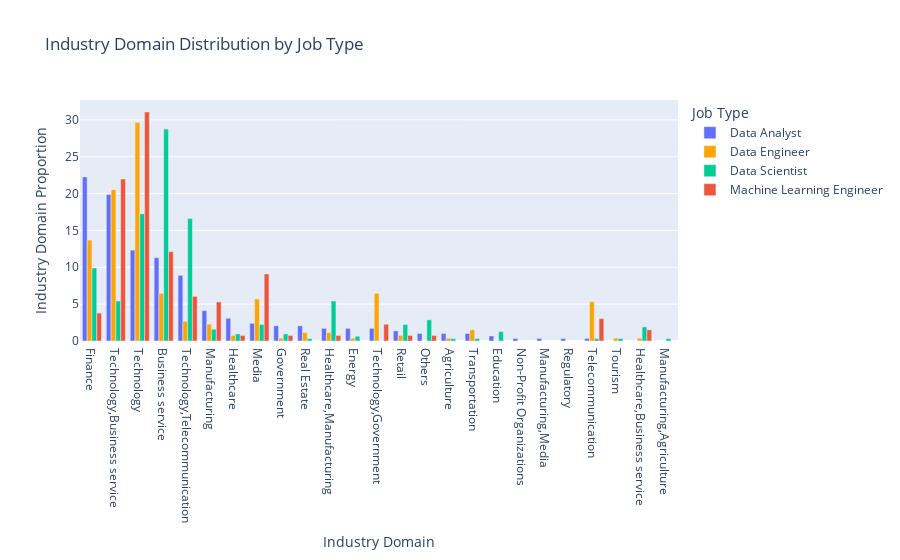

The notebook cell saved with this chart:
### Markdown cell above
#### 3.2.2  Industry domain analysis

### Code cell
#Analyze the domain categories distribution in each of the four job types (DA, DS, DE, MLE) 

# Group by 'jobtype' and 'domain_category' to calculate value counts as a percentage
se_domain=Tdf_A.groupby('jobtype')['domain_category'].value_counts(normalize=True)*100
# Reset the index to convert Series to DataFrame
df_domain=se_domain.reset_index()
#Use plotly to create bar plot to display the industry domains distribution by job type
fig = px.bar(df_domain,
x='domain_category',
y='proportion',
color='jobtype',
barmode='group', 
title='Industry Domain Distribution by Job Type',
labels={'domain_category': 'Industry Domain', 'proportion': 'Industry Domain Proportion', 'jobtype': 'Job Type'},
color_discrete_map=color_map)
#show the plot
fig.show()

### Figure 1 — Plotly figure (JSON) as saved in the notebook; plotly's stock layout.template omitted (floating-point values rounded to 4 significant figures)
{"data": [{"alignmentgroup": "True", "hovertemplate": "Job Type=Data Analyst<br>Industry Domain=%{x}<br>Industry Domain Proportion=%{y}<extra></extra>", "legendgroup": "Data Analyst", "marker": {"color": "#636EFA", "pattern": {"shape": ""}}, "name": "Data Analyst", "offsetgroup": "Data Analyst", "orientation": "v", "showlegend": true, "textposition": "auto", "type": "bar", "x": ["Finance", "Technology,Business service", "Technology", "Business service", "Technology,Telecommunication", "Manufacturing", "Healthcare", "Media", "Government", "Real Estate", "Healthcare,Manufacturing", "Energy", "Technology,Government", "Retail", "Others", "Agriculture", "Transportation", "Education", "Non-Profit Organizations", "Manufacturing,Media", "Regulatory", "Telecommunication"], "xaxis": "x", "y": [22.26, 19.86, 12.33, 11.3, 8.904, 4.11, 3.082, 2.397, 2.055, 2.055, 1.712, 1.712, 1.712, 1.37, 1.027, 1.027, 1.027, 0.6849, 0.3425, 0.3425, 0.3425, 0.3425], "yaxis": "y"}, {"alignmentgroup": "True", "hovertemplate": "Job Type=Data Engineer<br>Industry Domain=%{x}<br>Industry Domain Proportion=%{y}<extra></extra>", "legendgroup": "Data Engineer", "marker": {"color": "#FFA500", "pattern": {"shape": ""}}, "name": "Data Engineer", "offsetgroup": "Data Engineer", "orientation": "v", "showlegend": true, "textposition": "auto", "type": "bar", "x": ["Technology", "Technology,Business service", "Finance", "Business service", "Technology,Government", "Media", "Telecommunication", "Technology,Telecommunication", "Manufacturing", "Transportation", "Real Estate", "Healthcare,Manufacturing", "Healthcare", "Retail", "Agriculture", "Energy", "Tourism", "Government", "Healthcare,Business service"], "xaxis": "x", "y": [29.66, 20.53, 13.69, 6.464, 6.464, 5.703, 5.323, 2.662, 2.281, 1.521, 1.141, 1.141, 0.7605, 0.7605, 0.3802, 0.3802, 0.3802, 0.3802, 0.3802], "yaxis": "y"}, {"alignmentgroup": "True", "hovertemplate": "Job Type=Data Scientist<br>Industry Domain=%{x}<br>Industry Domain Proportion=%{y}<extra></extra>", "legendgroup": "Data Scientist", "marker": {"color": "#00CC96", "pattern": {"shape": ""}}, "name": "Data Scientist", "offsetgroup": "Data Scientist", "orientation": "v", "showlegend": true, "textposition": "auto", "type": "bar", "x": ["Business service", "Technology", "Technology,Telecommunication", "Finance", "Technology,Business service", "Healthcare,Manufacturing", "Others", "Retail", "Media", "Healthcare,Business service", "Manufacturing", "Education", "Government", "Healthcare", "Energy", "Manufacturing,Agriculture", "Transportation", "Real Estate", "Tourism", "Telecommunication", "Agriculture"], "xaxis": "x", "y": [28.75, 17.25, 16.61, 9.904, 5.431, 5.431, 2.875, 2.236, 2.236, 1.917, 1.597, 1.278, 0.9585, 0.9585, 0.639, 0.3195, 0.3195, 0.3195, 0.3195, 0.3195, 0.3195], "yaxis": "y"}, {"alignmentgroup": "True", "hovertemplate": "Job Type=Machine Learning Engineer<br>Industry Domain=%{x}<br>Industry Domain Proportion=%{y}<extra></extra>", "legendgroup": "Machine Learning Engineer", "marker": {"color": "#EF553B", "pattern": {"shape": ""}}, "name": "Machine Learning Engineer", "offsetgroup": "Machine Learning Engineer", "orientation": "v", "showlegend": true, "textposition": "auto", "type": "bar", "x": ["Technology", "Technology,Business service", "Business service", "Media", "Technology,Telecommunication", "Manufacturing", "Finance", "Telecommunication", "Technology,Government", "Healthcare,Business service", "Healthcare", "Government", "Retail", "Others", "Healthcare,Manufacturing"], "xaxis": "x", "y": [31.06, 21.97, 12.12, 9.091, 6.061, 5.303, 3.788, 3.03, 2.273, 1.515, 0.7576, 0.7576, 0.7576, 0.7576, 0.7576], "yaxis": "y"}], "layout": {"barmode": "group", "legend": {"title": {"text": "Job Type"}, "tracegroupgap": 0}, "title": {"text": "Industry Domain Distribution by Job Type"}, "xaxis": {"anchor": "y", "domain": [0, 1], "title": {"text": "Industry Domain"}}, "yaxis": {"anchor": "x", "domain": [0, 1], "title": {"text": "Industry Domain Proportion"}}}}
